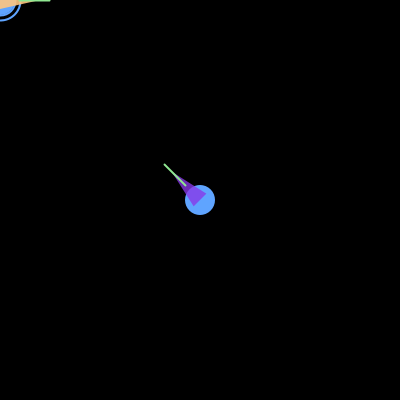
Frame 1 (no input)
Frame 60 (the mouse pressed at the canvas centre just before this capture): identical to frame 1, image omitted
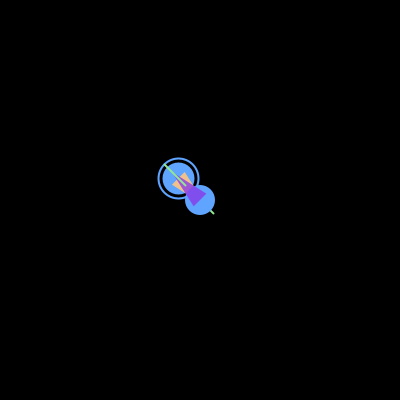
Frame 120 (the mouse held since frame 60 and released just before this capture)

The Processing sketch that drew these frames (run headless with seeded random() and noise(); from frame 60 on, the mouse is pressed at the canvas centre):

// Processing sketch: seek_01
// ── seek_01.pde
Agent ned;
Enemy irs;
//PVector m = new PVector(mouseX, mouseY); // put this in draw() so it gets updated

void setup() {
  size(400, 400);
  background(0);
  // calling the class constructor
  ned = new Agent(width/2, height/2);  // making a new object
  irs = new Enemy(width/2, height/2, 1.0); // making a new object
}

void draw() {
  background(0);
  PVector m = new PVector(mouseX, mouseY);

  //ned.seek(m);
  ned.arrive(m);  // a vector is getting passed in here
  ned.update();  // excuting a method (aka a functin within a class)
  ned.display();

  irs.update(ned); // passing in an Agent aka an object
  irs.display();
}
// ── Agent.pde

class Agent {

  int bigC, littleC;
  float max, radSec;
  
  PVector location;
  // rate of change of location
  PVector velocity; 
  //rate of change of velocity
  PVector acceleration;  //let's start it with 0,0 encase it's not going to move
  //PVector acceleration;
  float maxSpeed = 5.0;
  float maxForce = 3.0;
  PVector steering = new PVector(0,0);

  Agent(int x, int y) {
    bigC = 40;
    littleC = 30;
    max = 10;
    location = new PVector(0, 0);   // (x, y)
    velocity = new PVector(0, 0);
    acceleration = new PVector(0, 0);
  }
  
    void update() {
    //PVector mouse = new PVector(mouseX, mouseY);
    // a new PVector
   /*PVector dir = PVector.sub(mouse, location);
    // turn dir into a unit vector
    dir.normalize();
    dir.mult(4);  // scale vector
    acceleration = dir;
    */
  
    
    velocity.add(acceleration);
    velocity.limit(max);
    location.add(velocity);
    acceleration.mult(0);  // do this, so acceleration doesn't ramp up crazy. resets it ea frame
    
  }
  
  /* Arrive takes care of seek() as well
  You'd only want to have one or the other on at a given time
  */
  void arrive(PVector target){
    PVector desired = PVector.sub(target, location);
    float d = desired.mag(); // magnitude isn't a vector. radius. it's a length
    if (d < 100){
      float m = map(d, 0, 100, 0, maxSpeed);
      desired.setMag(m);
    } else {
      desired.setMag(maxSpeed);
    }
    
    steering = PVector.sub(desired, velocity); // make steering a global PVector
    steering.limit(maxForce);
    acceleration.add(steering);
  }
  void seek(PVector target){
    
    PVector desired = PVector.sub(target, location); // creating a new vector called desired
    desired.normalize();  //unit vector
    desired.mult(maxSpeed); // scaling
    PVector steering = PVector.sub(desired, velocity);
    steering.limit(maxForce);
    acceleration.add(steering);
  }


 

  void display() {
    
    stroke(95, 164, 255);
    strokeWeight(2);
    noFill();
    pushMatrix();
   // translate(width/2, height/2);
   translate(location.x, location.y);
    ellipse(0, 0, bigC, bigC); //variable ellipse(location.x, location.y, bigC, bigC); //variable 
    fill(95, 164, 255);
    ellipse(0, 0, littleC, littleC); //variable ellipse(location.x, location.y, bigC, bigC); //variable 
    noFill();
    fill(255, 197, 127, 230);
    noStroke(); 
    //with the method heading, we can get the direction of our velocity vector
    rotate(velocity.heading() + radians(90));  // put angle in here to they rotate in the direction they are moving
    triangle( -9, 0, 0, -40, 9, 0);
    stroke(144, 232, 146);
    line(0, -20, 0, -50);
    popMatrix();
  }
}
// ── Enemy.pde
class Enemy {
  PVector location, velocity, acceleration;
  int bigC, littleC; // ellipse widths
  float max; //max speed
  float angle, radSec, attract;
  
  Enemy(int x, int y, float attract) {
    location = new PVector(x, y);
    velocity = new PVector(0, 0);
    bigC= 40;
    littleC = 30;
    max = 10; 
  }
  void update(Agent a) {
    float dx = a.location.x - location.x;  // loction is a PVector; associated w/that
    //PVector location is x + y; Pull out location.x's value
    float dy = a.location.y - location.y;
    angle = atan2(dy, dx);  // a do a bit of trig to get the angle
    angle += radians(90);
  }
  void display() {
    noStroke();
    noFill();
    pushMatrix();
    // translate(width/2, height/2);
    translate(location.x, location.y);
    rotate(angle); // <---
    ellipse(0, 0, bigC, bigC); //variable ellipse(location.x, location.y, bigC, bigC); //variable 
    fill(95, 164, 255);
    ellipse(0, 0, littleC, littleC); //variable ellipse(location.x, location.y, bigC, bigC); //variable 
    noFill();
    fill(137, 55, 232, 200);
    noStroke(); 
    // rotate(radians(0));
    triangle( -9, 0, 0, -40, 9, 0);
    stroke(144, 232, 146);
    line(0, -20, 0, -50);
    popMatrix();
  }
}
